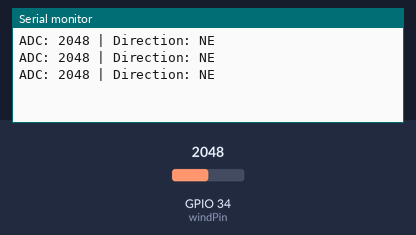
Bench run of a sketch on a simulated ESP32. On the bench: the last lines printed to the serial monitor. The test bench sets the inputs (shaded band); at power-on: GPIO 34 (windPin) = 2048.

Above: at 1.3 s.
1.4 s: GPIO 34 (windPin) set to 2232
At 1.9 s:
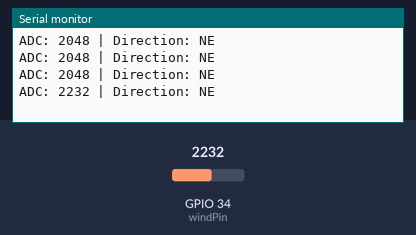
2.9 s: GPIO 34 (windPin) set to 2371
At 3.4 s:
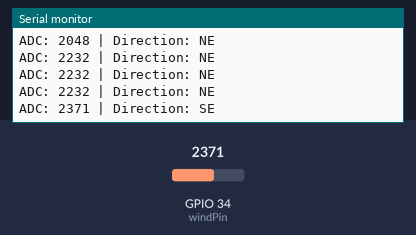
5.0 s: GPIO 34 (windPin) set to 3840
At 5.4 s:
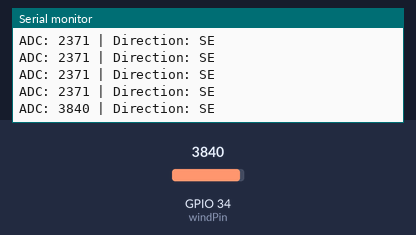
6.5 s: GPIO 34 (windPin) set to 3963
At 6.9 s:
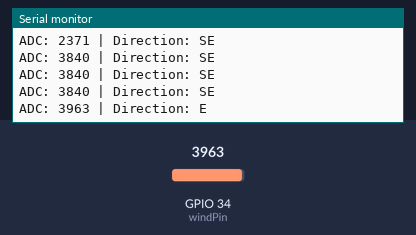

Measured:
- the behaviour switches between 2300 and 2301 on GPIO 34 (windPin) (found by bisection; images 1 and 2)
- the behaviour switches between 3899 and 3900 on GPIO 34 (windPin) (found by bisection; images 3 and 4)
- after the input at 1.4 s, the serial monitor: prints a new line after 0.10 s (image 1)
- after the input at 2.9 s, the serial monitor: prints a new line after 0.10 s (image 2)
- after the input at 5.0 s, the serial monitor: prints a new line at once (image 3)
- after the input at 6.5 s, the serial monitor: prints a new line at once (image 4)

The sketch:

combined_wind_test.ino
```cpp
// Wind vane test sketch for ESP32
int windPin = 34; // ADC pin connected to yellow wire

struct WindDir {
  int adcMin;
  int adcMax;
  const char* direction;
};

// Lookup table based on your measured ADC values, with E ~3950
WindDir windMap[] = {
  {950, 1050, "N"},
  {1051, 2300, "NE"},   // Approximate range halfway to E
  {3900, 4000, "E"},    // Adjusted E to ~3950
  {2301, 3899, "SE"},   // Adjusted SE to fill the gap to E
  {2950, 3050, "S"},
  {3051, 3400, "SW"},   // Approximate range halfway to W
  {150, 250, "W"},
  {251, 949, "NW"}      // Approximate range halfway back to N
};

void setup() {
  Serial.begin(115200);
}

void loop() {
  int adcVal = analogRead(windPin);

  const char* direction = "Unknown";

  for (int i = 0; i < 8; i++) {
    if (adcVal >= windMap[i].adcMin && adcVal <= windMap[i].adcMax) {
      direction = windMap[i].direction;
      break;
    }
  }

  Serial.print("ADC: ");
  Serial.print(adcVal);
  Serial.print(" | Direction: ");
  Serial.println(direction);

  delay(500); // Read twice per second
}
```
